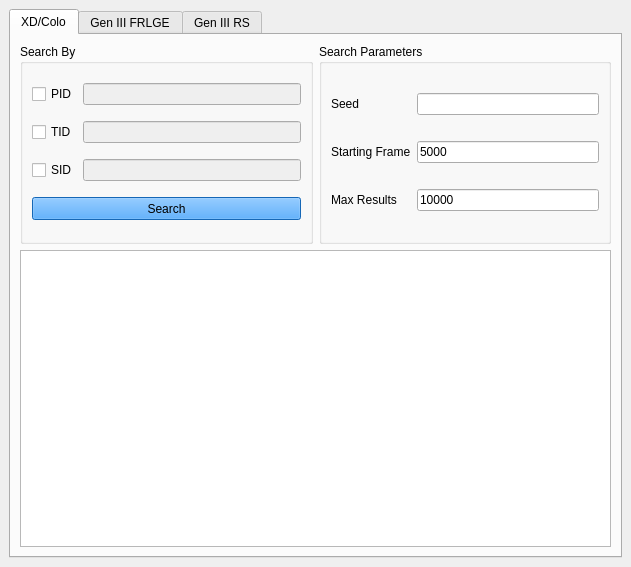
<?xml version="1.0" encoding="UTF-8"?>
<ui version="4.0">
 <class>IDs3</class>
 <widget class="QMainWindow" name="IDs3">
  <property name="geometry">
   <rect>
    <x>0</x>
    <y>0</y>
    <width>631</width>
    <height>567</height>
   </rect>
  </property>
  <property name="sizePolicy">
   <sizepolicy hsizetype="Fixed" vsizetype="Fixed">
    <horstretch>0</horstretch>
    <verstretch>0</verstretch>
   </sizepolicy>
  </property>
  <property name="minimumSize">
   <size>
    <width>631</width>
    <height>567</height>
   </size>
  </property>
  <property name="maximumSize">
   <size>
    <width>631</width>
    <height>567</height>
   </size>
  </property>
  <property name="windowTitle">
   <string>Gen 3 TID\SID</string>
  </property>
  <widget class="QWidget" name="centralwidget">
   <layout class="QGridLayout" name="gridLayout_5">
    <item row="0" column="0">
     <widget class="QTabWidget" name="tabWidget">
      <property name="styleSheet">
       <string notr="true">.QTabWidget &gt;  QWidget &gt; QWidget {
	background-color: #E6E6E6;
}

QTabBar::tab {
	color: black;
	background-color: #A1ABB3;
	font-family: &quot;Myriad Pro&quot;;
}

QTabBar::tab:selected {
	color: white;
	background-color: #1D303C;
}

QCheckBox {
	color: white;
}

QCheckBox::indicator {
	border: 2px solid white;
	border-radius: 3px;
	height: 10px;
	width: 10px;
}

QCheckBox::indicator:unchecked {
	background-color: #274050;
}

QCheckBox::indicator:checked {
	background-color: white;
}

QTableView {
	border: 4px solid DodgerBlue;
}

QHeaderView::section {
	border: none;
	background-color: #274050;
	padding-top: 3px;
	padding-bottom: 3px;
	color: white;
}

QLineEdit {
	qproperty-alignment: AlignCenter;
	background-color: #1D303C;
	border:none;
	border-radius: 6px;
	color: white;
}

QGroupBox {
	background-color: #274050;
	border-radius: 10px;
	margin-top: 7px;
	font-family: &quot;Myriad Pro&quot;, Montserrat;
	font-weight: 500;
}

.QGroupBox * {
	font-family: &quot;Myriad Pro&quot;, Montserrat;
	font-weight: 500;
}

QLabel {
	color: white;
}

QGroupBox::title {
	subcontrol-origin: margin;
	left: 20px;
	padding: 3px 5px 3px 5px;
	background-color: #969F91;
	border-radius: 5px;
}

QPushButton {
	border: none;
	border-radius: 6px;
	color: white;
}

QRadioButton::indicator {
	border: 2px solid white;
	border-radius: 3px;
	height: 10px;
	width: 10px;
}

QRadioButton::indicator:checked {
	background-color: white;
}

QRadioButton::indicator:unchecked {
	background-color: #274050;
}

QRadioButton {
	color: white;
}</string>
      </property>
      <property name="currentIndex">
       <number>0</number>
      </property>
      <widget class="QWidget" name="tab">
       <attribute name="title">
        <string>XD/Colo</string>
       </attribute>
       <layout class="QGridLayout" name="gridLayout_3">
        <item row="0" column="0">
         <widget class="QGroupBox" name="groupBoxSearchBy_3">
          <property name="minimumSize">
           <size>
            <width>0</width>
            <height>200</height>
           </size>
          </property>
          <property name="title">
           <string>Search By</string>
          </property>
          <layout class="QGridLayout" name="gridLayout_2">
           <item row="0" column="0">
            <widget class="QCheckBox" name="checkBoxPIDXD">
             <property name="text">
              <string>PID</string>
             </property>
            </widget>
           </item>
           <item row="0" column="1">
            <widget class="QTextBox" name="textBoxPIDXD">
             <property name="enabled">
              <bool>false</bool>
             </property>
             <property name="maxLength">
              <number>8</number>
             </property>
            </widget>
           </item>
           <item row="1" column="0">
            <widget class="QCheckBox" name="checkBoxTIDXD">
             <property name="text">
              <string>TID</string>
             </property>
            </widget>
           </item>
           <item row="1" column="1">
            <widget class="QTextBox" name="textBoxTIDXD">
             <property name="enabled">
              <bool>false</bool>
             </property>
             <property name="maxLength">
              <number>5</number>
             </property>
            </widget>
           </item>
           <item row="2" column="0">
            <widget class="QCheckBox" name="checkBoxSIDXD">
             <property name="text">
              <string>SID</string>
             </property>
            </widget>
           </item>
           <item row="2" column="1">
            <widget class="QTextBox" name="textBoxSIDXD">
             <property name="enabled">
              <bool>false</bool>
             </property>
             <property name="maxLength">
              <number>5</number>
             </property>
            </widget>
           </item>
           <item row="3" column="0" colspan="2">
            <widget class="QPushButton" name="pushButtonFindXD">
             <property name="minimumSize">
              <size>
               <width>0</width>
               <height>23</height>
              </size>
             </property>
             <property name="styleSheet">
              <string notr="true">QPushButton {
	background-color: DodgerBlue;
}</string>
             </property>
             <property name="text">
              <string>Search</string>
             </property>
            </widget>
           </item>
          </layout>
         </widget>
        </item>
        <item row="0" column="1">
         <widget class="QGroupBox" name="groupBoxParameters_3">
          <property name="title">
           <string>Search Parameters</string>
          </property>
          <layout class="QGridLayout" name="gridLayout">
           <item row="0" column="0">
            <widget class="QLabel" name="labelPRNG">
             <property name="text">
              <string>Seed</string>
             </property>
            </widget>
           </item>
           <item row="0" column="1">
            <widget class="QTextBox" name="textBoxSeedXD">
             <property name="maxLength">
              <number>8</number>
             </property>
            </widget>
           </item>
           <item row="1" column="0">
            <widget class="QLabel" name="labelMinFrame_3">
             <property name="text">
              <string>Starting Frame</string>
             </property>
            </widget>
           </item>
           <item row="1" column="1">
            <widget class="QTextBox" name="textBoxMinFrameXD">
             <property name="text">
              <string notr="true">5000</string>
             </property>
             <property name="maxLength">
              <number>10</number>
             </property>
            </widget>
           </item>
           <item row="2" column="0">
            <widget class="QLabel" name="labelMaxFrame_3">
             <property name="text">
              <string>Max Results</string>
             </property>
            </widget>
           </item>
           <item row="2" column="1">
            <widget class="QTextBox" name="textBoxMaxFrameXD">
             <property name="text">
              <string notr="true">10000</string>
             </property>
             <property name="maxLength">
              <number>10</number>
             </property>
            </widget>
           </item>
          </layout>
         </widget>
        </item>
        <item row="1" column="0" colspan="2">
         <widget class="TableView" name="tableViewXDColo">
          <attribute name="verticalHeaderVisible">
           <bool>false</bool>
          </attribute>
         </widget>
        </item>
       </layout>
      </widget>
      <widget class="QWidget" name="gen3FRLGE">
       <attribute name="title">
        <string>Gen III FRLGE</string>
       </attribute>
       <layout class="QGridLayout" name="gridLayout_7">
        <item row="0" column="0">
         <widget class="QGroupBox" name="groupBoxSearchBy">
          <property name="minimumSize">
           <size>
            <width>0</width>
            <height>200</height>
           </size>
          </property>
          <property name="title">
           <string>Search By</string>
          </property>
          <layout class="QGridLayout" name="gridLayout_6">
           <item row="0" column="0">
            <widget class="QCheckBox" name="checkBoxPIDFRLGE">
             <property name="text">
              <string>PID</string>
             </property>
            </widget>
           </item>
           <item row="0" column="1">
            <widget class="QTextBox" name="textBoxPIDFRLGE">
             <property name="enabled">
              <bool>false</bool>
             </property>
             <property name="maxLength">
              <number>8</number>
             </property>
            </widget>
           </item>
           <item row="1" column="0">
            <widget class="QCheckBox" name="checkBoxSIDFRLGE">
             <property name="text">
              <string>SID</string>
             </property>
            </widget>
           </item>
           <item row="1" column="1">
            <widget class="QTextBox" name="textBoxSIDFRLGE">
             <property name="enabled">
              <bool>false</bool>
             </property>
             <property name="maxLength">
              <number>5</number>
             </property>
            </widget>
           </item>
           <item row="2" column="0" colspan="2">
            <widget class="QPushButton" name="pushButtonFindFRLGE">
             <property name="minimumSize">
              <size>
               <width>0</width>
               <height>23</height>
              </size>
             </property>
             <property name="styleSheet">
              <string notr="true">QPushButton {
	background-color: DodgerBlue;
}</string>
             </property>
             <property name="text">
              <string>Search</string>
             </property>
            </widget>
           </item>
          </layout>
         </widget>
        </item>
        <item row="0" column="1">
         <widget class="QGroupBox" name="groupBoxParameters">
          <property name="title">
           <string>Search Parameters</string>
          </property>
          <layout class="QGridLayout" name="gridLayout_4">
           <item row="0" column="0">
            <widget class="QLabel" name="labelTID">
             <property name="text">
              <string>TID</string>
             </property>
            </widget>
           </item>
           <item row="0" column="1">
            <widget class="QTextBox" name="textBoxTIDFRLGE">
             <property name="maxLength">
              <number>5</number>
             </property>
            </widget>
           </item>
           <item row="1" column="0">
            <widget class="QLabel" name="labelMinFrame">
             <property name="text">
              <string>Starting Frame</string>
             </property>
            </widget>
           </item>
           <item row="1" column="1">
            <widget class="QTextBox" name="textBoxMinFrameFRLGE">
             <property name="text">
              <string notr="true">5000</string>
             </property>
             <property name="maxLength">
              <number>10</number>
             </property>
            </widget>
           </item>
           <item row="2" column="0">
            <widget class="QLabel" name="labelMaxFrame">
             <property name="text">
              <string>Max Results</string>
             </property>
            </widget>
           </item>
           <item row="2" column="1">
            <widget class="QTextBox" name="textBoxMaxFrameFRLGE">
             <property name="text">
              <string notr="true">10000</string>
             </property>
             <property name="maxLength">
              <number>10</number>
             </property>
            </widget>
           </item>
          </layout>
         </widget>
        </item>
        <item row="1" column="0" colspan="2">
         <widget class="TableView" name="tableViewFRLGE">
          <attribute name="verticalHeaderVisible">
           <bool>false</bool>
          </attribute>
         </widget>
        </item>
       </layout>
      </widget>
      <widget class="QWidget" name="gen3RS">
       <attribute name="title">
        <string>Gen III RS</string>
       </attribute>
       <layout class="QGridLayout" name="gridLayout_10">
        <item row="0" column="0">
         <widget class="QGroupBox" name="groupBoxSearchBy_2">
          <property name="minimumSize">
           <size>
            <width>200</width>
            <height>200</height>
           </size>
          </property>
          <property name="title">
           <string>Search By</string>
          </property>
          <layout class="QGridLayout" name="gridLayout_8">
           <item row="0" column="0">
            <widget class="QCheckBox" name="checkBoxPIDRS">
             <property name="text">
              <string>PID</string>
             </property>
            </widget>
           </item>
           <item row="0" column="1">
            <widget class="QTextBox" name="textBoxPIDRS">
             <property name="enabled">
              <bool>false</bool>
             </property>
             <property name="maxLength">
              <number>8</number>
             </property>
            </widget>
           </item>
           <item row="1" column="0">
            <widget class="QCheckBox" name="checkBoxTIDRS">
             <property name="text">
              <string>TID</string>
             </property>
            </widget>
           </item>
           <item row="1" column="1">
            <widget class="QTextBox" name="textBoxTIDRS">
             <property name="enabled">
              <bool>false</bool>
             </property>
             <property name="maxLength">
              <number>5</number>
             </property>
            </widget>
           </item>
           <item row="2" column="0">
            <widget class="QCheckBox" name="checkBoxSIDRS">
             <property name="text">
              <string>SID</string>
             </property>
            </widget>
           </item>
           <item row="2" column="1">
            <widget class="QTextBox" name="textBoxSIDRS">
             <property name="enabled">
              <bool>false</bool>
             </property>
             <property name="maxLength">
              <number>5</number>
             </property>
            </widget>
           </item>
           <item row="3" column="0" colspan="2">
            <widget class="QPushButton" name="pushButtonFindRS">
             <property name="minimumSize">
              <size>
               <width>0</width>
               <height>23</height>
              </size>
             </property>
             <property name="styleSheet">
              <string notr="true">QPushButton {
	background-color: DodgerBlue;
}</string>
             </property>
             <property name="text">
              <string>Search</string>
             </property>
            </widget>
           </item>
          </layout>
         </widget>
        </item>
        <item row="0" column="1">
         <widget class="QGroupBox" name="groupBoxParameters_2">
          <property name="title">
           <string>Search Parameters</string>
          </property>
          <layout class="QGridLayout" name="gridLayout_9">
           <item row="1" column="3">
            <widget class="QRadioButton" name="radioButtonInitSeedRS">
             <property name="enabled">
              <bool>false</bool>
             </property>
             <property name="text">
              <string>Initial Seed</string>
             </property>
            </widget>
           </item>
           <item row="0" column="0" colspan="2">
            <widget class="QCheckBox" name="checkBoxBattery">
             <property name="text">
              <string>Dead Battery</string>
             </property>
             <property name="checked">
              <bool>true</bool>
             </property>
             <property name="tristate">
              <bool>false</bool>
             </property>
            </widget>
           </item>
           <item row="1" column="0">
            <widget class="QRadioButton" name="radioButtonDateRS">
             <property name="enabled">
              <bool>false</bool>
             </property>
             <property name="text">
              <string>Date</string>
             </property>
             <property name="checked">
              <bool>true</bool>
             </property>
            </widget>
           </item>
           <item row="1" column="1" colspan="2">
            <widget class="QDateTimeEdit" name="dateTimeEdit">
             <property name="enabled">
              <bool>false</bool>
             </property>
             <property name="dateTime">
              <datetime>
               <hour>0</hour>
               <minute>0</minute>
               <second>0</second>
               <year>2000</year>
               <month>1</month>
               <day>1</day>
              </datetime>
             </property>
             <property name="maximumDateTime">
              <datetime>
               <hour>23</hour>
               <minute>59</minute>
               <second>59</second>
               <year>2037</year>
               <month>12</month>
               <day>31</day>
              </datetime>
             </property>
             <property name="minimumDateTime">
              <datetime>
               <hour>0</hour>
               <minute>0</minute>
               <second>0</second>
               <year>2000</year>
               <month>1</month>
               <day>1</day>
              </datetime>
             </property>
             <property name="minimumDate">
              <date>
               <year>2000</year>
               <month>1</month>
               <day>1</day>
              </date>
             </property>
            </widget>
           </item>
           <item row="1" column="4">
            <widget class="QTextBox" name="textBoxInitSeedRS">
             <property name="enabled">
              <bool>false</bool>
             </property>
             <property name="text">
              <string/>
             </property>
             <property name="maxLength">
              <number>4</number>
             </property>
            </widget>
           </item>
           <item row="2" column="2">
            <widget class="QTextBox" name="textBoxMinFrameRS">
             <property name="text">
              <string notr="true">5000</string>
             </property>
             <property name="maxLength">
              <number>10</number>
             </property>
            </widget>
           </item>
           <item row="3" column="2">
            <widget class="QTextBox" name="textBoxMaxFrameRS">
             <property name="text">
              <string notr="true">10000</string>
             </property>
             <property name="maxLength">
              <number>10</number>
             </property>
            </widget>
           </item>
           <item row="2" column="0" colspan="2">
            <widget class="QLabel" name="labelMinFrame_2">
             <property name="text">
              <string>Starting Frame</string>
             </property>
            </widget>
           </item>
           <item row="3" column="0" colspan="2">
            <widget class="QLabel" name="labelMaxFrame_2">
             <property name="text">
              <string>Max Results</string>
             </property>
            </widget>
           </item>
          </layout>
         </widget>
        </item>
        <item row="1" column="0" colspan="2">
         <widget class="TableView" name="tableViewRS">
          <attribute name="verticalHeaderVisible">
           <bool>false</bool>
          </attribute>
         </widget>
        </item>
       </layout>
      </widget>
     </widget>
    </item>
   </layout>
  </widget>
  <widget class="QMenuBar" name="menubar">
   <property name="geometry">
    <rect>
     <x>0</x>
     <y>0</y>
     <width>631</width>
     <height>21</height>
    </rect>
   </property>
  </widget>
 </widget>
 <customwidgets>
  <customwidget>
   <class>QTextBox</class>
   <extends>QLineEdit</extends>
   <header>Forms/Controls/QTextBox.hpp</header>
  </customwidget>
  <customwidget>
   <class>TableView</class>
   <extends>QTableView</extends>
   <header>Forms/Controls/TableView.hpp</header>
  </customwidget>
 </customwidgets>
 <resources/>
 <connections/>
</ui>
